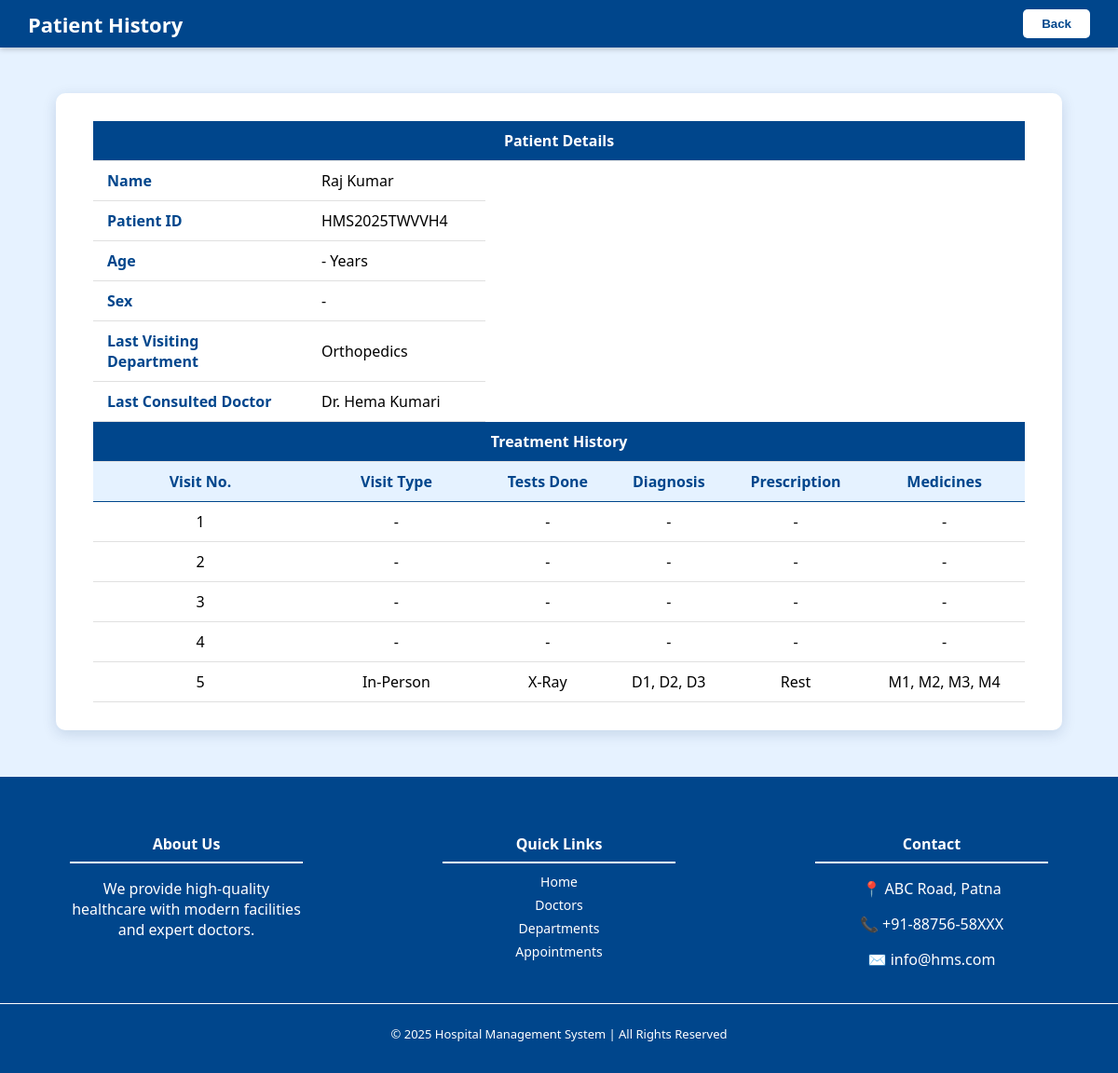
The page /doctor/patient-history/1 (signed in) on the database its author committed.
### app.py (models this page shows)
class Patient(db.Model):
    id = db.Column(db.Integer, primary_key=True)
    username = db.Column(db.String(100), unique=True, nullable=False)
    password = db.Column(db.String(200), nullable=False)
    patient_id = db.Column(db.String(20), unique=True, nullable=False)
    first_name = db.Column(db.String(100), nullable=False)
    last_name = db.Column(db.String(100), nullable=False)
    email = db.Column(db.String(120), unique=True, nullable=False)
    contact = db.Column(db.String(15), nullable=False)
    age = db.Column(db.Integer)
    sex = db.Column(db.String(10))
    blood_group = db.Column(db.String(5))
    city = db.Column(db.String(100))
    pincode = db.Column(db.String(10))
    state = db.Column(db.String(100))
    country = db.Column(db.String(100))
    is_active = db.Column(db.Boolean, default=True)
    appointments = db.relationship('Appointment', backref='patient', lazy=True)

class Department(db.Model):
    id = db.Column(db.Integer, primary_key=True)
    name = db.Column(db.String(100), unique=True, nullable=False)
    description = db.Column(db.Text)
    doctors = db.relationship('Doctor', backref='department', lazy=True)

class Doctor(db.Model):
    id = db.Column(db.Integer, primary_key=True)
    username = db.Column(db.String(100), unique=True, nullable=False)
    password = db.Column(db.String(200), nullable=False)
    first_name = db.Column(db.String(100), nullable=False)
    last_name = db.Column(db.String(100), nullable=False)
    email = db.Column(db.String(120), unique=True, nullable=False)
    contact = db.Column(db.String(15), nullable=False)
    department_id = db.Column(db.Integer, db.ForeignKey('department.id'), nullable=False)
    specialization = db.Column(db.String(100))
    education = db.Column(db.Text)
    experience = db.Column(db.Integer)
    is_active = db.Column(db.Boolean, default=True)
    appointments = db.relationship('Appointment', backref='doctor', lazy=True)

class Appointment(db.Model):
    id = db.Column(db.Integer, primary_key=True)
    appointment_id = db.Column(db.String(20), unique=True, nullable=False)
    patient_id = db.Column(db.Integer, db.ForeignKey('patient.id'), nullable=False)
    doctor_id = db.Column(db.Integer, db.ForeignKey('doctor.id'), nullable=False)
    appointment_date = db.Column(db.Date, nullable=False)
    appointment_time = db.Column(db.String(20), nullable=False)
    appointment_type = db.Column(db.String(50))
    reason = db.Column(db.Text)
    status = db.Column(db.String(20), default='Booked')
    treatment = db.relationship(
        'Treatment',
        backref='appointment',
        uselist=False,
        cascade="all, delete-orphan"
    )

class Treatment(db.Model):
    id = db.Column(db.Integer, primary_key=True)
    appointment_id = db.Column(db.Integer, db.ForeignKey('appointment.id'), nullable=False)
    visit_type = db.Column(db.String(50))
    tests_done = db.Column(db.Text)
    diagnosis = db.Column(db.Text)
    prescription = db.Column(db.Text)
    medicines = db.Column(db.Text)
    notes = db.Column(db.Text)
    followup_date = db.Column(db.Date)

### app.py (the view)
@app.route('/doctor/patient-history/<int:patient_id>')
def doctor_patient_history(patient_id):
    if session.get('user_type') != 'doctor':
        return redirect(url_for('login'))
    patient = Patient.query.get_or_404(patient_id)
    appointments = Appointment.query.filter_by(patient_id=patient_id).all()
    return render_template('patient_history.html',
                           appointments=appointments,
                           patient=patient)

### templates/patient_history.html (shortened to what this page needs)
<!DOCTYPE html>
<html lang="en">
<head>
    <link rel="stylesheet" href="/static/patient_history.css">
</head>
<body>
    <header>
        <div class="nav-bar">
            <h2>Patient History</h2>
            {% if session.get('user_type') == 'patient' %}
            <input type="button" class="back-btn" value="Back"
                onclick="window.location.href='{{ url_for('patient_dashboard') }}'">
            {% elif session.get('user_type') == 'doctor' %}
            <input type="button" class="back-btn" value="Back"
                onclick="window.location.href='{{ url_for('doctor_dashboard') }}'">
            {% elif session.get('user_type') == 'admin' %}
            <input type="button" class="back-btn" value="Back"
                onclick="window.location.href='{{ url_for('admin_dashboard') }}'">
            {% else %}
            <input type="button" class="back-btn" value="Back" onclick="window.location.href='{{ url_for('index') }}'">
            {% endif %}
        </div>
    </header>
    <main>
        <div class="patients-details-container">
            <table>
                <tr class="heading">
                    <td colspan="6">Patient Details</td>
                </tr>
                <tr>
                    <td class="label">Name</td>
                    <td>{{ patient.first_name }} {{ patient.last_name }}</td>
                </tr>
                <tr>
                    <td class="label">Patient ID</td>
                    <td>{{ patient.patient_id }}</td>
                </tr>
                <tr>
                    <td class="label">Age</td>
                    <td>{{ patient.age if patient.age else '-' }} Years</td>
                </tr>
                <tr>
                    <td class="label">Sex</td>
                    <td>{{ patient.sex if patient.sex else '-' }}</td>
                </tr>
                <tr>
                    <td class="label">Last Visiting Department</td>
                    <td>
                        {% if appointments %}
                        {{ appointments[-1].doctor.department.name }}
                        {% else %}
                        -
                        {% endif %}
                    </td>
                </tr>
                <tr>
                    <td class="label">Last Consulted Doctor</td>
                    <td>
                        {% if appointments %}
                        Dr. {{ appointments[-1].doctor.first_name }} {{ appointments[-1].doctor.last_name }}
                        {% else %}
                        -
                        {% endif %}
                    </td>
                </tr>
                <tr class="heading">
                    <td colspan="6">Treatment History</td>
                </tr>
                <tr>
                    <th>Visit No.</th>
                    <th>Visit Type</th>
                    <th>Tests Done</th>
                    <th>Diagnosis</th>
                    <th>Prescription</th>
                    <th>Medicines</th>
                </tr>
                {% for appt in appointments %}
                <tr class="label1">
                    <td>{{ loop.index }}</td>
                    <td>{{ appt.treatment.visit_type if appt.treatment else '-' }}</td>
                    <td>{{ appt.treatment.tests_done if appt.treatment and appt.treatment.tests_done else '-' }}</td>
                    <td>{{ appt.treatment.diagnosis if appt.treatment else '-' }}</td>
                    <td>{{ appt.treatment.prescription if appt.treatment else '-' }}</td>
                    <td>{{ appt.treatment.medicines if appt.treatment and appt.treatment.medicines else '-' }}</td>
                </tr>
                {% endfor %}
            </table>
        </div>
    </main>
    <footer>
        <div class="footer">
            <div class="footer-container">
                <div class="footer-section">
                    <h4>About Us</h4>
                    <p>We provide high-quality healthcare with modern facilities and expert doctors.</p>
                </div>
                <div class="footer-section">
                    <h4>Quick Links</h4>
                    <a href="{{ url_for('index') }}">Home</a>
                    <a href="{{ url_for('doctor_list') }}">Doctors</a>
                    <a href="#departments">Departments</a>
                    <a href="{{ url_for('patient_dashboard') }}">Appointments</a>
                </div>
                <div class="footer-section">
                    <h4>Contact</h4>
                    <p>📍 ABC Road, Patna</p>
                    <p>📞 +91-88756-58XXX</p>
                    <p>✉️ info@hms.com</p>
                </div>
            </div>
            <div class="footer-bottom">
                <p>© 2025 Hospital Management System | All Rights Reserved</p>
            </div>
        </div>
    </footer>
</body>
</html>

### static/patient_history.css (style rules this page uses)
body { font-family: 'Segoe UI', Tahoma, Geneva, Verdana, sans-serif, Arial, Helvetica, sans-serif; margin: 0; padding-top: 50px; background-color: rgb(230, 242, 255); }
.nav-bar { display: flex; flex-direction: row; align-items: center; justify-content: space-between; background-color: rgb(0, 70, 140); top: 0; left: 0; width: 100%; position: fixed; z-index: 1000; box-sizing: border-box; color: white; padding: 10px 30px; box-shadow: 0 2px 6px rgba(0, 0, 0, 0.2); }
.nav-bar h2 { margin: 0; font-size: 22px; }
.back-btn { padding: 8px 20px; background-color: white; color: rgb(0, 70, 140); border: none; border-radius: 5px; font-weight: bold; cursor: pointer; transition: 0.3s ease; }
.patients-details-container { margin: 50px auto; background-color: white; padding: 30px 40px; max-width: 1000px; border-radius: 10px; box-shadow: 0px 4px 15px rgba(0, 50, 100, 0.15); }
table { text-align: left; width: 100%; border-collapse: collapse; font-size: 16px; }
.heading { background-color: rgb(0, 70, 140); color: white; text-align: center; font-weight: bold; }
td { border-bottom: 1px solid rgb(224, 224, 224); padding: 10px 15px; }
th { text-align: center; background-color: rgb(229, 242, 255); border-bottom: 1px solid rgb(0, 70, 140); padding: 10px 15px; color: rgb(0, 70, 140); }
.label { color: rgb(0, 70, 140); font-weight: bold; width: 200px; }
.label1 { text-align: center; font-size: 16px; }
footer { background-color: rgb(0, 70, 140); color: white; padding: 20px 0; text-align: center; }
.footer-container { display: flex; justify-content: space-around; flex-wrap: wrap; margin: 10px 0; }
.footer-section { width: 250px; margin: 10px; }
.footer-section h4 { border-bottom: 2px solid white; padding-bottom: 8px; margin-bottom: 10px; }
.footer-section a { color: white; text-decoration: none; display: block; margin-bottom: 6px; font-size: 14px; text-align: center; }
.footer-bottom { border-top: 1px solid white; padding-top: 10px; font-size: 13px; color: white; }

### rows shown on the page
Patient: first_name "Raj", last_name "Kumar", patient_id "HMS2025TWVVH4", age "-", sex "-"
Department: name "Orthopedics"
Doctor: first_name "Hema", last_name "Kumari"
Appointment: treatment "-"
Appointment: treatment "-"
Appointment: treatment "-"
Appointment: treatment "-"
Appointment: treatment "In-Person", treatment "X-Ray", treatment "D1, D2, D3", treatment "Rest", treatment "M1, M2, M3, M4"
